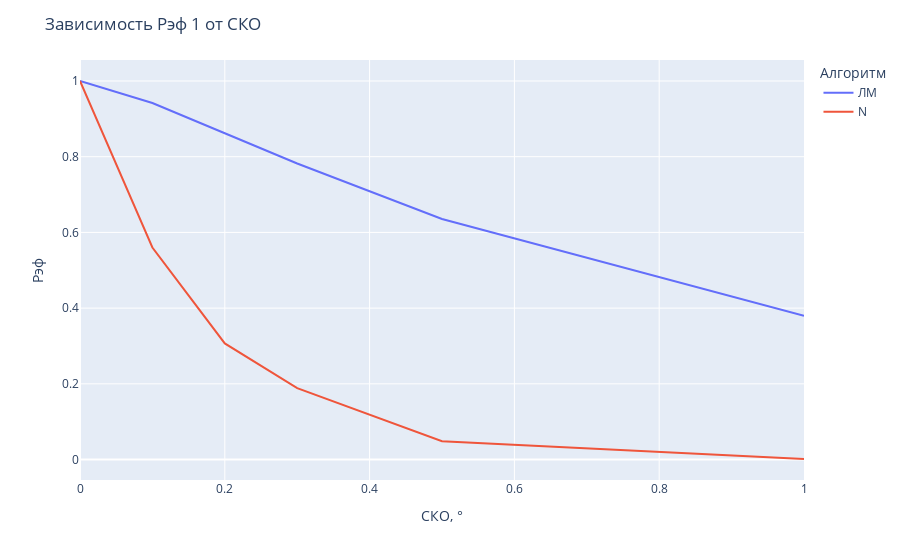
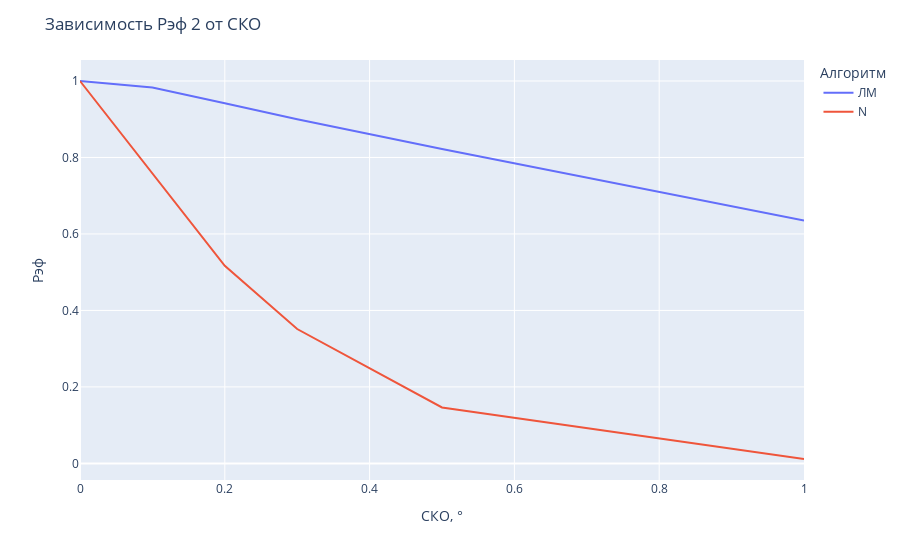
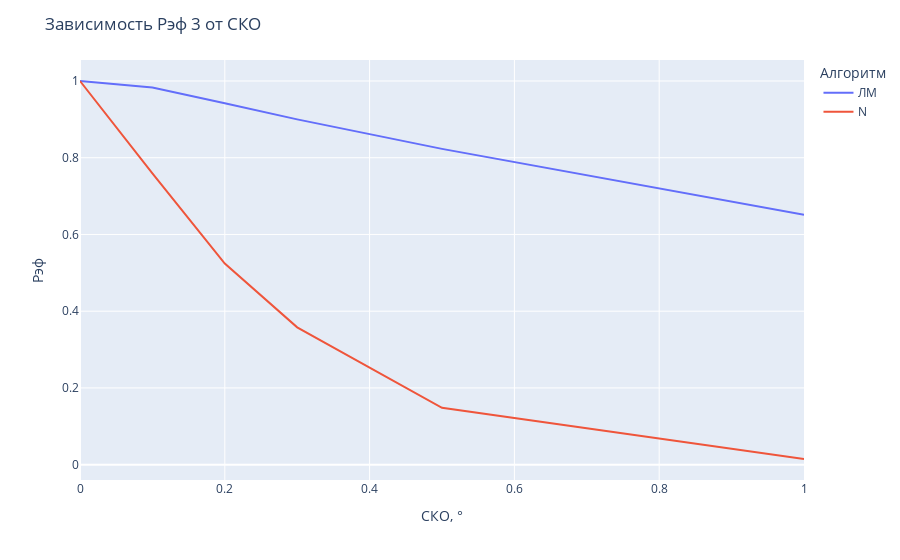
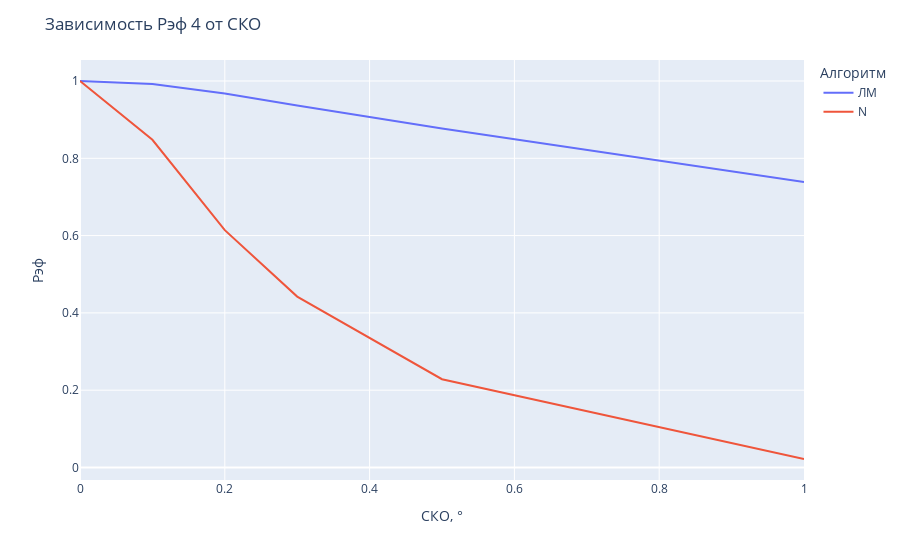

The notebook cell saved with these charts, in order:
### Code cell
import plotly.express as px

for i in range(4):
    fig = px.line(result_df, x="СКО", y="sr_{}".format(i), color='Алгоритм')
    fig.update_layout(
        title='Зависимость Рэф {} от СКО'.format(i + 1),
        xaxis_title="CКО, °",
        yaxis_title="Рэф",
    )
    fig.show()

### Figure 1 — Plotly figure (JSON) as saved in the notebook; plotly's stock layout.template omitted (floating-point values rounded to 4 significant figures)
{"data": [{"hovertemplate": "Алгоритм=ЛМ<br>СКО=%{x}<br>sr_0=%{y}<extra></extra>", "legendgroup": "ЛМ", "line": {"color": "#636efa", "dash": "solid"}, "mode": "lines", "name": "ЛМ", "orientation": "v", "showlegend": true, "type": "scatter", "x": [0, 0.1, 0.2, 0.3, 0.5, 1], "xaxis": "x", "y": [1, 0.9419, 0.862, 0.782, 0.6356, 0.3798], "yaxis": "y"}, {"hovertemplate": "Алгоритм=N<br>СКО=%{x}<br>sr_0=%{y}<extra></extra>", "legendgroup": "N", "line": {"color": "#EF553B", "dash": "solid"}, "mode": "lines", "name": "N", "orientation": "v", "showlegend": true, "type": "scatter", "x": [0, 0.1, 0.2, 0.3, 0.5, 1], "xaxis": "x", "y": [1, 0.5602, 0.3067, 0.1887, 0.0485, 0.001442], "yaxis": "y"}], "layout": {"legend": {"title": {"text": "Алгоритм"}, "tracegroupgap": 0}, "margin": {"t": 60}, "title": {"text": "Зависимость Рэф 1 от СКО"}, "xaxis": {"anchor": "y", "domain": [0, 1], "title": {"text": "CКО, °"}}, "yaxis": {"anchor": "x", "domain": [0, 1], "title": {"text": "Рэф"}}}}

### Figure 2 — Plotly figure (JSON) as saved in the notebook; plotly's stock layout.template omitted (floating-point values rounded to 4 significant figures)
{"data": [{"hovertemplate": "Алгоритм=ЛМ<br>СКО=%{x}<br>sr_1=%{y}<extra></extra>", "legendgroup": "ЛМ", "line": {"color": "#636efa", "dash": "solid"}, "mode": "lines", "name": "ЛМ", "orientation": "v", "showlegend": true, "type": "scatter", "x": [0, 0.1, 0.2, 0.3, 0.5, 1], "xaxis": "x", "y": [1, 0.9829, 0.9418, 0.8999, 0.8221, 0.6351], "yaxis": "y"}, {"hovertemplate": "Алгоритм=N<br>СКО=%{x}<br>sr_1=%{y}<extra></extra>", "legendgroup": "N", "line": {"color": "#EF553B", "dash": "solid"}, "mode": "lines", "name": "N", "orientation": "v", "showlegend": true, "type": "scatter", "x": [0, 0.1, 0.2, 0.3, 0.5, 1], "xaxis": "x", "y": [1, 0.7582, 0.5167, 0.3514, 0.1462, 0.01153], "yaxis": "y"}], "layout": {"legend": {"title": {"text": "Алгоритм"}, "tracegroupgap": 0}, "margin": {"t": 60}, "title": {"text": "Зависимость Рэф 2 от СКО"}, "xaxis": {"anchor": "y", "domain": [0, 1], "title": {"text": "CКО, °"}}, "yaxis": {"anchor": "x", "domain": [0, 1], "title": {"text": "Рэф"}}}}

### Figure 3 — Plotly figure (JSON) as saved in the notebook; plotly's stock layout.template omitted (floating-point values rounded to 4 significant figures)
{"data": [{"hovertemplate": "Алгоритм=ЛМ<br>СКО=%{x}<br>sr_2=%{y}<extra></extra>", "legendgroup": "ЛМ", "line": {"color": "#636efa", "dash": "solid"}, "mode": "lines", "name": "ЛМ", "orientation": "v", "showlegend": true, "type": "scatter", "x": [0, 0.1, 0.2, 0.3, 0.5, 1], "xaxis": "x", "y": [1, 0.9829, 0.9418, 0.9, 0.8231, 0.6511], "yaxis": "y"}, {"hovertemplate": "Алгоритм=N<br>СКО=%{x}<br>sr_2=%{y}<extra></extra>", "legendgroup": "N", "line": {"color": "#EF553B", "dash": "solid"}, "mode": "lines", "name": "N", "orientation": "v", "showlegend": true, "type": "scatter", "x": [0, 0.1, 0.2, 0.3, 0.5, 1], "xaxis": "x", "y": [1, 0.7592, 0.524, 0.3579, 0.1481, 0.01473], "yaxis": "y"}], "layout": {"legend": {"title": {"text": "Алгоритм"}, "tracegroupgap": 0}, "margin": {"t": 60}, "title": {"text": "Зависимость Рэф 3 от СКО"}, "xaxis": {"anchor": "y", "domain": [0, 1], "title": {"text": "CКО, °"}}, "yaxis": {"anchor": "x", "domain": [0, 1], "title": {"text": "Рэф"}}}}

### Figure 4 — Plotly figure (JSON) as saved in the notebook; plotly's stock layout.template omitted (floating-point values rounded to 4 significant figures)
{"data": [{"hovertemplate": "Алгоритм=ЛМ<br>СКО=%{x}<br>sr_3=%{y}<extra></extra>", "legendgroup": "ЛМ", "line": {"color": "#636efa", "dash": "solid"}, "mode": "lines", "name": "ЛМ", "orientation": "v", "showlegend": true, "type": "scatter", "x": [0, 0.1, 0.2, 0.3, 0.5, 1], "xaxis": "x", "y": [1, 0.9925, 0.9678, 0.9364, 0.8771, 0.7386], "yaxis": "y"}, {"hovertemplate": "Алгоритм=N<br>СКО=%{x}<br>sr_3=%{y}<extra></extra>", "legendgroup": "N", "line": {"color": "#EF553B", "dash": "solid"}, "mode": "lines", "name": "N", "orientation": "v", "showlegend": true, "type": "scatter", "x": [0, 0.1, 0.2, 0.3, 0.5, 1], "xaxis": "x", "y": [1, 0.8478, 0.6141, 0.4422, 0.2284, 0.02194], "yaxis": "y"}], "layout": {"legend": {"title": {"text": "Алгоритм"}, "tracegroupgap": 0}, "margin": {"t": 60}, "title": {"text": "Зависимость Рэф 4 от СКО"}, "xaxis": {"anchor": "y", "domain": [0, 1], "title": {"text": "CКО, °"}}, "yaxis": {"anchor": "x", "domain": [0, 1], "title": {"text": "Рэф"}}}}
